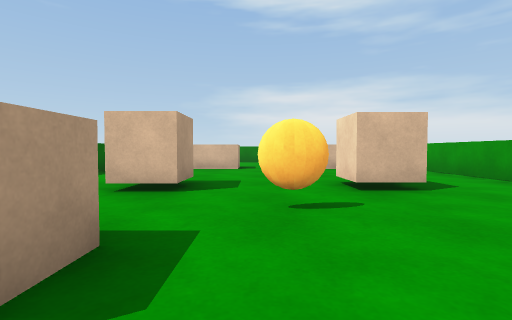
view 1 (above)

16 first-person views from a walk through a 3-D level made in the Unity game engine. The camera is 0.58 m above the floor, tilts 2° down and sees 85° across. The floor is counted in squares, 1 m on a side. Each view is taken from the middle of a square. On the plan, view 1 faces up. The plan holds only what a view shows up to about 9 squares ahead; the rest is blank. The player is left out.

view 2
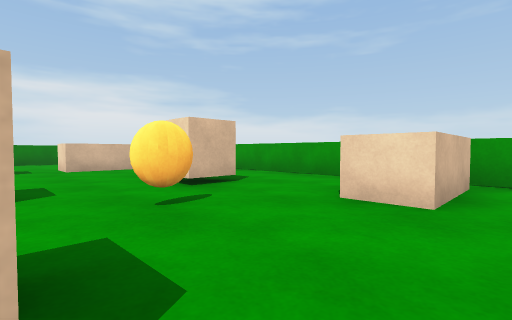

view 3
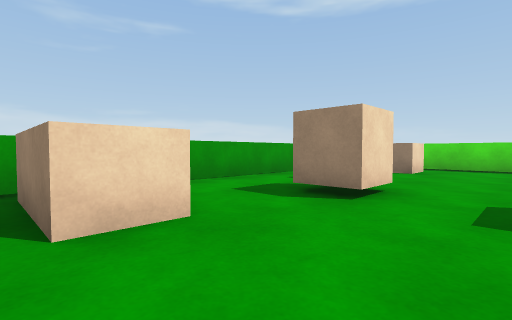

view 4
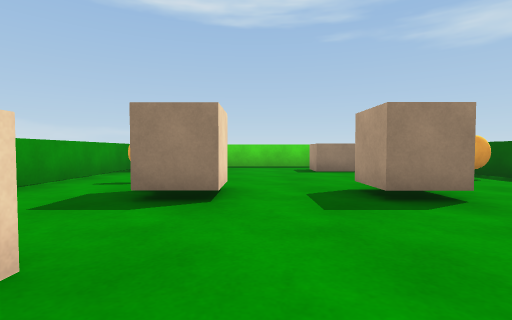

view 5
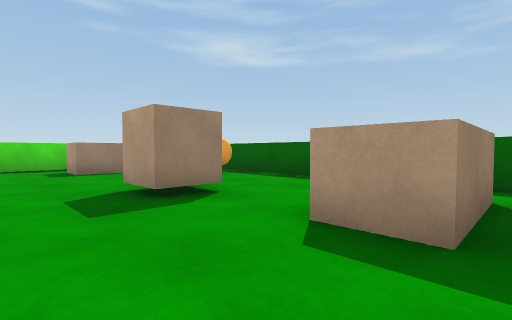

view 6
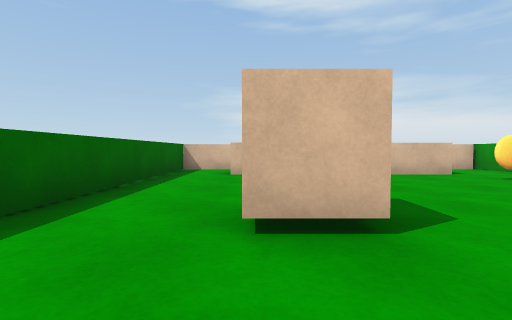

view 7
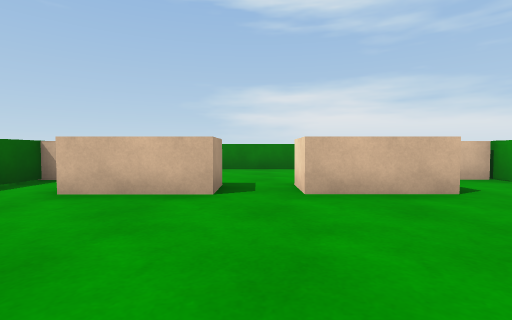

view 8
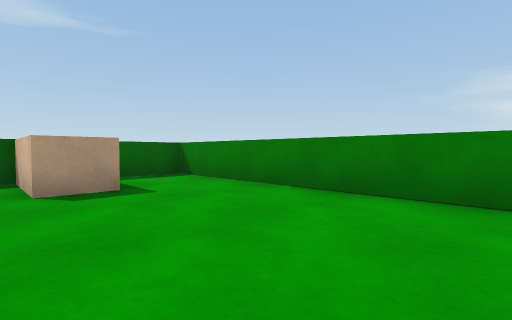

view 9
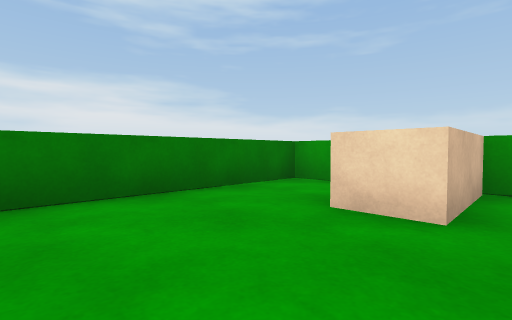

view 10
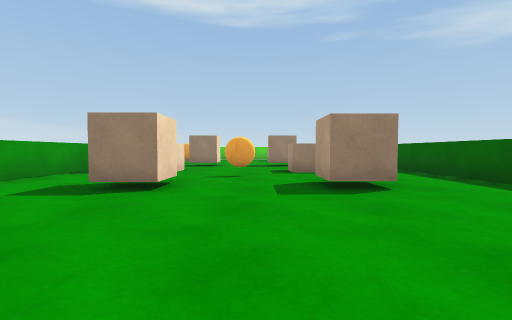

view 11
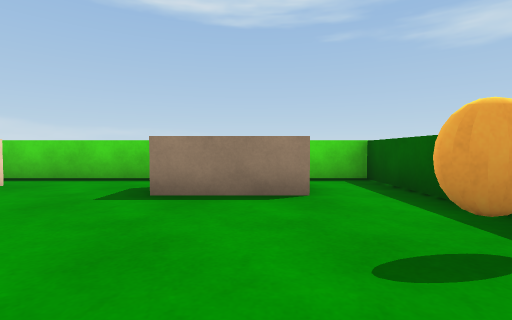

view 12
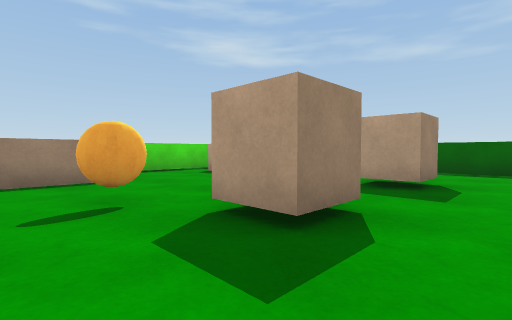

view 13
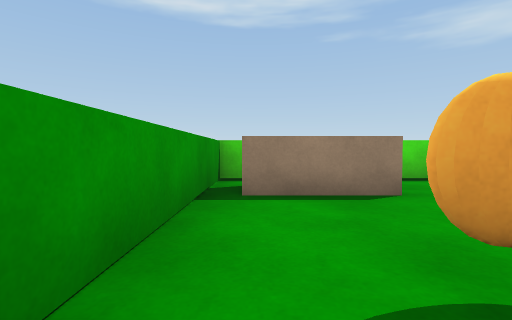

view 14
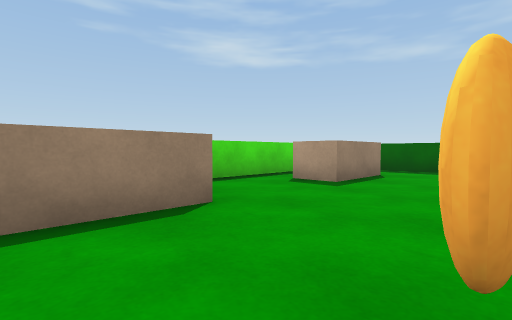

view 15
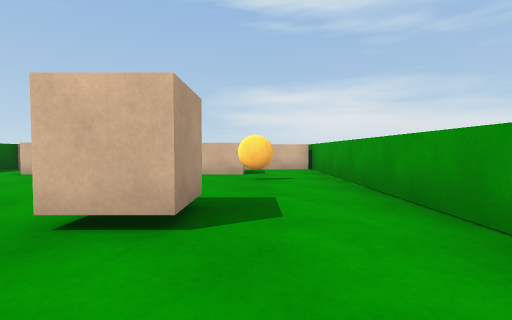

view 16
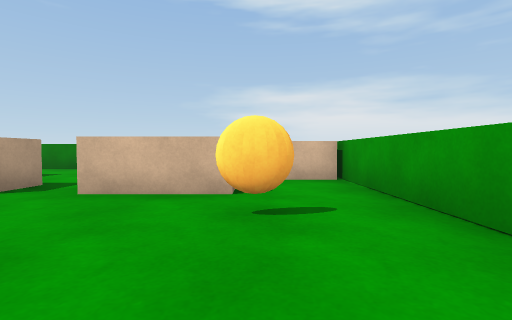

### Floor plan
Points are (right, up) in squares from view 1. A wall is a line through its corners. A room is listed if a view was taken in it or the views show most of it. See-through windows are left out.
Room 1 (views 1, 2, 3, 4, 5, 6, 7, 8, 9, 10, 11, 12, 13, 14, 15, 16)
walls: (-4.2, 10.5) (-4.2, -7.5) (4.7, -7.5) (4.7, 11); (4.7, 12.6) (4.7, 13.6) (-4.2, 13.6) (-4.2, 12.1)
objects: block (-4, 11) to (-3, 11); block (-3, 1) to (-1, 1); block (-2, -6) to (-1, -6); cube (-2, 4) to (-1, 5); block (-2, 9) to (-1, 9); cube (-1, -2) to (-1, -1); block (1, 9) to (2, 9); block (2, -6) to (4, -6); cube (2, -2) to (2, -1); block (2, 1) to (4, 1); cube (2, 4) to (2, 5); block (3, 11) to (4, 11)

Positions as (right, up) in squares from view 1, and headings:
1: (0, 0), facing up
2: (-1, 0), facing up-right
3: (0, 2), facing down-right
4: (1, 2), facing down
5: (1, 2), facing down-left
6: (-2, 2), facing up
7: (0, 5), facing up
8: (2, 10), facing up-left
9: (0, 10), facing up-right
10: (0, 9), facing down
11: (-2, -2), facing down
12: (4, 0), facing down-left
13: (4, -2), facing down
14: (4, -3), facing down-left
15: (3, 2), facing up
16: (3, 5), facing up
